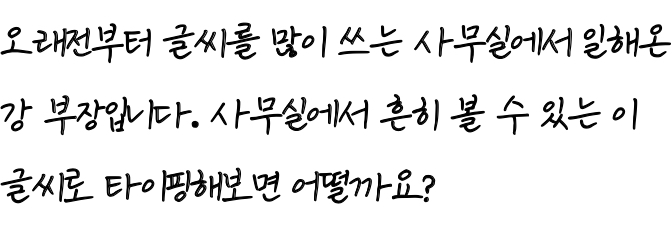
#> input picture image/writing_font_test.jpg, 672 x 228 px, found by its file name
$ python tesseract_ocr_basic.py
#> lines starting #> are read from the running program, lines starting #| are printed output that depends on the picture
import cv2
import numpy as np
from PIL import Image, ImageEnhance, ImageFilter
import pytesseract

# 1. 기본 텍스트 인식
def tesseract_basic_ocr(image_path):
    """기본 OCR 사용법"""
#> called with image_path = 'image/writing_font_test.jpg'
    # 이미지 로드
    image = cv2.imread(image_path)
#> image is the input picture: shape (228, 672, 3); min 0, max 255, mean 232.2
    enhanced_image = enhance_image(image)


    # 텍스트 추출
    text = pytesseract.image_to_string(enhanced_image, lang='kor+eng')
    print("추출된 텍스트:")
    print(text)
    return text


def enhance_image(image):
    # 2x 크기 증가
    upscaled = cv2.resize(image, None, fx=2, fy=2, interpolation=cv2.INTER_CUBIC)
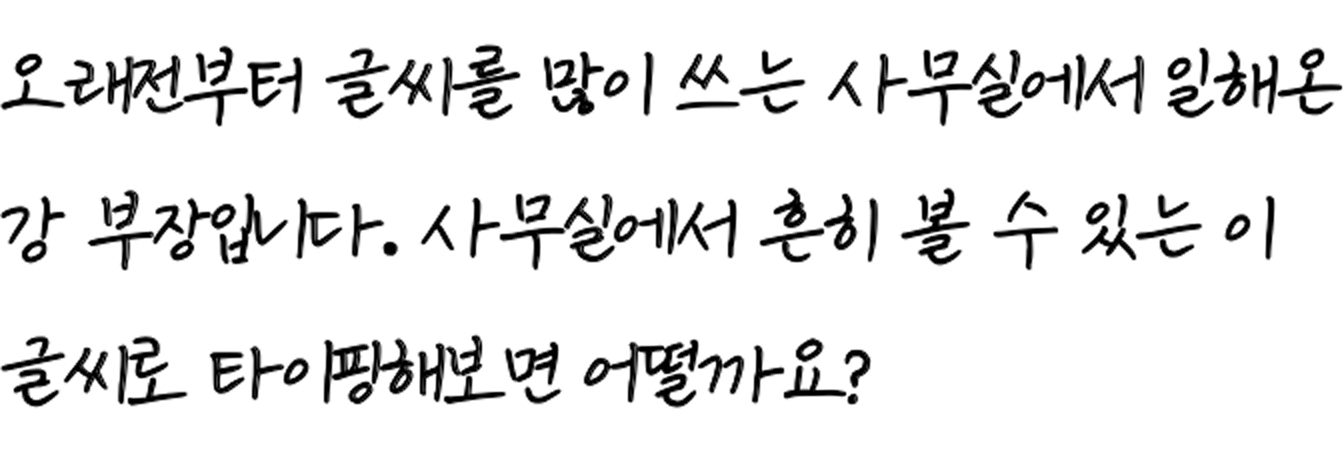
#> upscaled: shape (456, 1344, 3); min 0, max 255, mean 232

    # 샤프닝
    kernel = np.array([[-1,-1,-1], [-1,9,-1], [-1,-1,-1]])
    sharpened = cv2.filter2D(upscaled, -1, kernel)
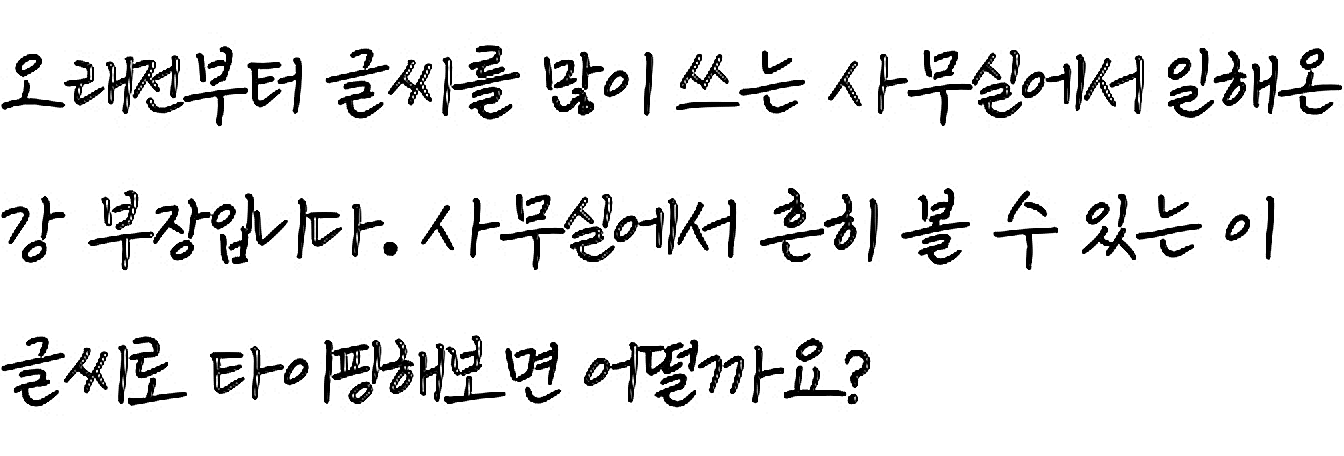
#> sharpened: shape (456, 1344, 3); min 0, max 255, mean 232.2

    return sharpened


#tesseract_basic_ocr("image/receipt.PNG")
tesseract_basic_ocr("image/writing_font_test.jpg")
#> (the call stopped at in tesseract_basic_ocr, `text = pytesseract.image_to_string(enhanced_image, lang='kor+eng')`: pytesseract is not available in this run)
#tesseract_basic_ocr("image/test2.jpg")
#tesseract_basic_ocr("image/recipt_example.jpg")
#tesseract_basic_ocr("image/korean_font_image.png")
